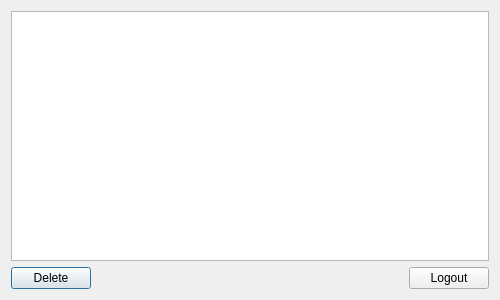
<?xml version="1.0" encoding="UTF-8"?>
<ui version="4.0">
 <class>Admin_dialog</class>
 <widget class="QDialog" name="Admin_dialog">
  <property name="geometry">
   <rect>
    <x>0</x>
    <y>0</y>
    <width>500</width>
    <height>300</height>
   </rect>
  </property>
  <property name="sizePolicy">
   <sizepolicy hsizetype="Fixed" vsizetype="Fixed">
    <horstretch>0</horstretch>
    <verstretch>0</verstretch>
   </sizepolicy>
  </property>
  <property name="minimumSize">
   <size>
    <width>500</width>
    <height>300</height>
   </size>
  </property>
  <property name="maximumSize">
   <size>
    <width>500</width>
    <height>300</height>
   </size>
  </property>
  <property name="windowTitle">
   <string>Admin panel</string>
  </property>
  <property name="windowIcon">
   <iconset resource="../resources/clndr_res.qrc">
    <normaloff>:/calendar.ico</normaloff>:/calendar.ico</iconset>
  </property>
  <layout class="QGridLayout" name="gridLayout">
   <item row="0" column="0">
    <widget class="QListView" name="listView">
     <property name="font">
      <font>
       <family>Courier</family>
       <pointsize>12</pointsize>
      </font>
     </property>
     <property name="selectionMode">
      <enum>QAbstractItemView::SingleSelection</enum>
     </property>
    </widget>
   </item>
   <item row="1" column="0">
    <layout class="QHBoxLayout" name="horizontalLayout">
     <item>
      <widget class="QPushButton" name="deleteButton">
       <property name="text">
        <string>Delete</string>
       </property>
      </widget>
     </item>
     <item>
      <spacer name="horizontalSpacer">
       <property name="orientation">
        <enum>Qt::Horizontal</enum>
       </property>
       <property name="sizeHint" stdset="0">
        <size>
         <width>40</width>
         <height>20</height>
        </size>
       </property>
      </spacer>
     </item>
     <item>
      <widget class="QPushButton" name="logoutButton">
       <property name="text">
        <string>Logout</string>
       </property>
      </widget>
     </item>
    </layout>
   </item>
  </layout>
 </widget>
 <resources>
  <include location="../resources/clndr_res.qrc"/>
 </resources>
 <connections/>
</ui>
